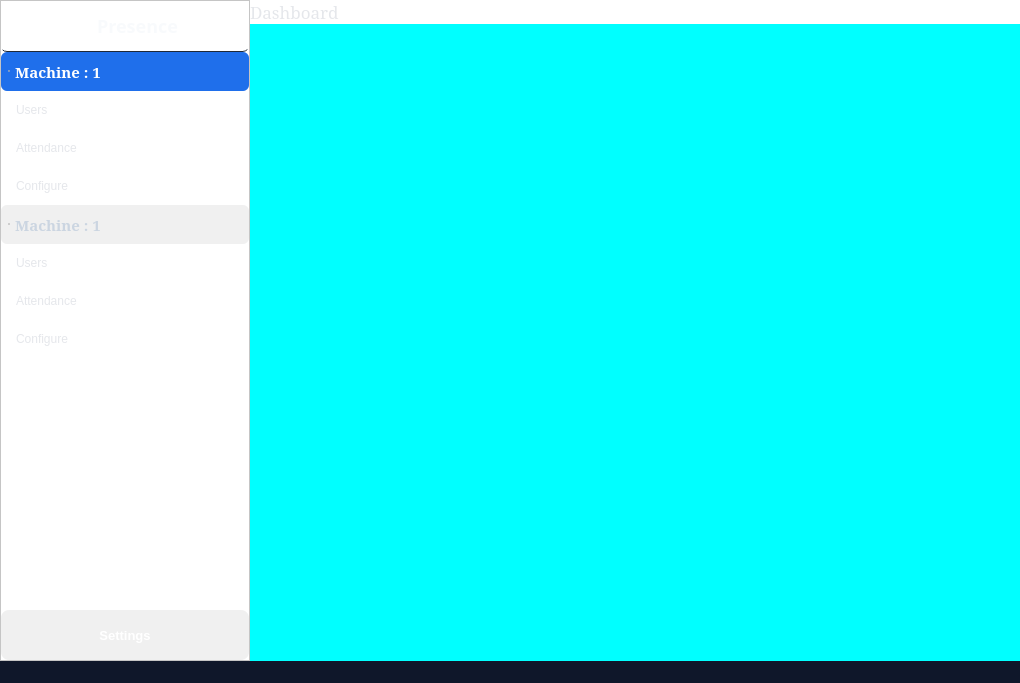
<?xml version="1.0" encoding="UTF-8"?>
<ui version="4.0">
 <class>Presence</class>
 <widget class="QMainWindow" name="Presence">
  <property name="windowModality">
   <enum>Qt::NonModal</enum>
  </property>
  <property name="geometry">
   <rect>
    <x>0</x>
    <y>0</y>
    <width>1020</width>
    <height>683</height>
   </rect>
  </property>
  <property name="windowTitle">
   <string>Presence</string>
  </property>
  <property name="styleSheet">
   <string notr="true">QMainWindow, QWidget {
    background-color: #0F172A;
    color: #F8FAFC;
}

QFrame#side_bar {
    background-color: #111827;
    border-right: 1px solid #1F2937;
}

QFrame#main_logo_and_name {
    background-color: #111827;
    border-bottom: 1px solid #1F2937;
}

QLabel#name_presence {
    color: #F8FAFC;
    font-size: 18px;
    font-weight: 700;
}

QRadioButton {
    background-color: #1E293B;
    color: #CBD5E1;
    border-radius: 10px;
    padding: 12px;
    font-weight: 600;
}

QRadioButton:hover {
    background-color: #334155;
}

QRadioButton:checked {
    background-color: #4F46E5;
    color: white;
}

QRadioButton::indicator {
    width: 0px;
    height: 0px;
}

QPushButton {
    background-color: #1E293B;
    color: white;
    border: none;
    border-radius: 10px;
    padding: 12px;
    font-weight: 600;
}

QPushButton:hover {
    background-color: #4F46E5;
}

QStackedWidget {
    background-color: #111827;
    border-radius: 12px;
}

QLabel {
    color: #E5E7EB;
}
</string>
  </property>
  <widget class="QWidget" name="Presence_2">
   <property name="sizePolicy">
    <sizepolicy hsizetype="Expanding" vsizetype="Expanding">
     <horstretch>0</horstretch>
     <verstretch>0</verstretch>
    </sizepolicy>
   </property>
   <property name="minimumSize">
    <size>
     <width>1020</width>
     <height>0</height>
    </size>
   </property>
   <property name="styleSheet">
    <string notr="true">background-color : white;
</string>
   </property>
   <layout class="QHBoxLayout" name="horizontalLayout_3">
    <property name="leftMargin">
     <number>0</number>
    </property>
    <property name="topMargin">
     <number>0</number>
    </property>
    <property name="rightMargin">
     <number>0</number>
    </property>
    <property name="bottomMargin">
     <number>0</number>
    </property>
    <item>
     <layout class="QHBoxLayout" name="horizontalLayout_main">
      <property name="spacing">
       <number>0</number>
      </property>
      <item>
       <widget class="QWidget" name="central" native="true">
        <property name="minimumSize">
         <size>
          <width>0</width>
          <height>0</height>
         </size>
        </property>
        <property name="maximumSize">
         <size>
          <width>16777215</width>
          <height>16777215</height>
         </size>
        </property>
        <layout class="QHBoxLayout" name="horizontalLayout_2">
         <property name="spacing">
          <number>0</number>
         </property>
         <property name="leftMargin">
          <number>0</number>
         </property>
         <property name="topMargin">
          <number>0</number>
         </property>
         <property name="rightMargin">
          <number>0</number>
         </property>
         <property name="bottomMargin">
          <number>0</number>
         </property>
         <item>
          <widget class="QFrame" name="side_bar">
           <property name="sizePolicy">
            <sizepolicy hsizetype="Expanding" vsizetype="Expanding">
             <horstretch>0</horstretch>
             <verstretch>0</verstretch>
            </sizepolicy>
           </property>
           <property name="maximumSize">
            <size>
             <width>250</width>
             <height>1000</height>
            </size>
           </property>
           <property name="styleSheet">
            <string notr="true">background-color:#11111a;
border-radius : 0px;

QFrame {
    background-color: transparent;
    border-radius: 6px;
    padding: 6px;
}

QFrame:hover {
    background-color: #F7FFA9;
    color : black;
}

QFrame[active=&quot;true&quot;] {
    background-color: #1f6feb;
    color: black;
}
</string>
           </property>
           <property name="frameShape">
            <enum>QFrame::StyledPanel</enum>
           </property>
           <property name="frameShadow">
            <enum>QFrame::Raised</enum>
           </property>
           <layout class="QVBoxLayout" name="verticalLayout_3">
            <property name="spacing">
             <number>0</number>
            </property>
            <property name="leftMargin">
             <number>0</number>
            </property>
            <property name="topMargin">
             <number>0</number>
            </property>
            <property name="rightMargin">
             <number>0</number>
            </property>
            <property name="bottomMargin">
             <number>0</number>
            </property>
            <item>
             <layout class="QVBoxLayout" name="verticalLayout">
              <property name="spacing">
               <number>0</number>
              </property>
              <item>
               <widget class="QFrame" name="main_logo_and_name">
                <property name="maximumSize">
                 <size>
                  <width>600</width>
                  <height>81</height>
                 </size>
                </property>
                <property name="cursor">
                 <cursorShape>PointingHandCursor</cursorShape>
                </property>
                <property name="styleSheet">
                 <string notr="true">QFrame {
    background-color: transparent;
    border-radius: 6px;
    padding: 6px;
}

QFrame[active=&quot;true&quot;] {
    background-color: #1f6feb;
    color: white;
}
</string>
                </property>
                <property name="frameShape">
                 <enum>QFrame::StyledPanel</enum>
                </property>
                <property name="frameShadow">
                 <enum>QFrame::Raised</enum>
                </property>
                <layout class="QHBoxLayout" name="horizontalLayout" stretch="1,2">
                 <property name="spacing">
                  <number>0</number>
                 </property>
                 <property name="leftMargin">
                  <number>0</number>
                 </property>
                 <property name="topMargin">
                  <number>0</number>
                 </property>
                 <property name="rightMargin">
                  <number>0</number>
                 </property>
                 <property name="bottomMargin">
                  <number>0</number>
                 </property>
                 <item>
                  <widget class="QLabel" name="logo_presence">
                   <property name="font">
                    <font>
                     <pointsize>8</pointsize>
                    </font>
                   </property>
                   <property name="cursor">
                    <cursorShape>SplitVCursor</cursorShape>
                   </property>
                   <property name="text">
                    <string/>
                   </property>
                   <property name="pixmap">
                    <pixmap>:/logos/flip_to_front_60dp_75FB4C_FILL0_wght100_GRAD200_opsz48.png</pixmap>
                   </property>
                   <property name="margin">
                    <number>-15</number>
                   </property>
                   <property name="indent">
                    <number>-1</number>
                   </property>
                  </widget>
                 </item>
                 <item>
                  <widget class="QLabel" name="name_presence">
                   <property name="minimumSize">
                    <size>
                     <width>0</width>
                     <height>0</height>
                    </size>
                   </property>
                   <property name="font">
                    <font>
                     <family>Ubuntu Mono</family>
                     <pointsize>-1</pointsize>
                     <italic>false</italic>
                     <bold>true</bold>
                     <underline>false</underline>
                    </font>
                   </property>
                   <property name="text">
                    <string>Presence</string>
                   </property>
                  </widget>
                 </item>
                </layout>
               </widget>
              </item>
             </layout>
            </item>
            <item>
             <widget class="QWidget" name="widget_machine1" native="true">
              <property name="styleSheet">
               <string notr="true">QFrame {
    background-color: transparent;
    border-radius: 6px;
    padding: 6px;
}

QFrame:hover {
    background-color: rgb(240,240,240);
}

QFrame[active=&quot;true&quot;] {
    background-color: #1f6feb;
    color: white;
}
</string>
              </property>
              <layout class="QVBoxLayout" name="verticalLayout_6">
               <property name="spacing">
                <number>0</number>
               </property>
               <property name="leftMargin">
                <number>0</number>
               </property>
               <property name="topMargin">
                <number>0</number>
               </property>
               <property name="rightMargin">
                <number>0</number>
               </property>
               <property name="bottomMargin">
                <number>0</number>
               </property>
               <item>
                <widget class="QRadioButton" name="rbtn_machine1">
                 <property name="font">
                  <font>
                   <family>SimSun</family>
                   <pointsize>11</pointsize>
                   <italic>false</italic>
                   <bold>true</bold>
                  </font>
                 </property>
                 <property name="styleSheet">
                  <string notr="true">QRadioButton {
    background-color:rgb(240,240,240);
    padding: 8px;
    border-radius: 6px;
}

QRadioButton:checked {
    background-color: #1f6feb;
    color: white;
}
QRadioButton:hover {
border :2px solid transparent;
   border-color: #007bff;
}

QRadioButton::indicator {
    width: 0;
    height: 0;
}</string>
                 </property>
                 <property name="text">
                  <string>Machine : 1</string>
                 </property>
                 <property name="icon">
                  <iconset>
                   <normaloff>:/logos/microwave_gen_60dp_999999_FILL0_wght100_GRAD200_opsz48.png</normaloff>:/logos/microwave_gen_60dp_999999_FILL0_wght100_GRAD200_opsz48.png</iconset>
                 </property>
                 <property name="iconSize">
                  <size>
                   <width>40</width>
                   <height>40</height>
                  </size>
                 </property>
                 <property name="checked">
                  <bool>true</bool>
                 </property>
                </widget>
               </item>
               <item>
                <widget class="QWidget" name="widget_sub_machine1" native="true">
                 <layout class="QVBoxLayout" name="verticalLayout_8">
                  <property name="spacing">
                   <number>0</number>
                  </property>
                  <property name="leftMargin">
                   <number>0</number>
                  </property>
                  <property name="topMargin">
                   <number>0</number>
                  </property>
                  <property name="rightMargin">
                   <number>0</number>
                  </property>
                  <property name="bottomMargin">
                   <number>0</number>
                  </property>
                  <item>
                   <widget class="QFrame" name="btn_machine1_users">
                    <property name="maximumSize">
                     <size>
                      <width>220</width>
                      <height>60</height>
                     </size>
                    </property>
                    <property name="styleSheet">
                     <string notr="true"/>
                    </property>
                    <property name="frameShape">
                     <enum>QFrame::StyledPanel</enum>
                    </property>
                    <property name="frameShadow">
                     <enum>QFrame::Raised</enum>
                    </property>
                    <layout class="QHBoxLayout" name="horizontalLayout_28">
                     <property name="spacing">
                      <number>0</number>
                     </property>
                     <property name="leftMargin">
                      <number>0</number>
                     </property>
                     <property name="topMargin">
                      <number>0</number>
                     </property>
                     <property name="rightMargin">
                      <number>0</number>
                     </property>
                     <property name="bottomMargin">
                      <number>0</number>
                     </property>
                     <item>
                      <widget class="QLabel" name="label_users_machine1">
                       <property name="text">
                        <string>Users</string>
                       </property>
                      </widget>
                     </item>
                    </layout>
                   </widget>
                  </item>
                  <item>
                   <widget class="QFrame" name="btn_machine1_attendance">
                    <property name="styleSheet">
                     <string notr="true">QFrame {
    background-color: transparent;
    border-radius: 6px;
    padding: 6px;
}

QFrame:hover {
    background-color: rgb(240,240,240);
}

QFrame[active=&quot;true&quot;] {
    background-color: #1f6feb;
    color: white;
}
</string>
                    </property>
                    <property name="frameShape">
                     <enum>QFrame::StyledPanel</enum>
                    </property>
                    <property name="frameShadow">
                     <enum>QFrame::Raised</enum>
                    </property>
                    <layout class="QHBoxLayout" name="horizontalLayout_29">
                     <property name="spacing">
                      <number>0</number>
                     </property>
                     <property name="leftMargin">
                      <number>0</number>
                     </property>
                     <property name="topMargin">
                      <number>0</number>
                     </property>
                     <property name="rightMargin">
                      <number>0</number>
                     </property>
                     <property name="bottomMargin">
                      <number>0</number>
                     </property>
                     <item>
                      <widget class="QLabel" name="label_attandance_machine1">
                       <property name="text">
                        <string>Attendance</string>
                       </property>
                      </widget>
                     </item>
                    </layout>
                   </widget>
                  </item>
                  <item>
                   <widget class="QFrame" name="btn_machine1_configure">
                    <property name="styleSheet">
                     <string notr="true"/>
                    </property>
                    <property name="frameShape">
                     <enum>QFrame::StyledPanel</enum>
                    </property>
                    <property name="frameShadow">
                     <enum>QFrame::Raised</enum>
                    </property>
                    <layout class="QHBoxLayout" name="horizontalLayout_30">
                     <property name="spacing">
                      <number>0</number>
                     </property>
                     <property name="leftMargin">
                      <number>0</number>
                     </property>
                     <property name="topMargin">
                      <number>0</number>
                     </property>
                     <property name="rightMargin">
                      <number>0</number>
                     </property>
                     <property name="bottomMargin">
                      <number>0</number>
                     </property>
                     <item>
                      <widget class="QLabel" name="label_configure_machine1">
                       <property name="text">
                        <string>Configure</string>
                       </property>
                      </widget>
                     </item>
                    </layout>
                   </widget>
                  </item>
                 </layout>
                </widget>
               </item>
               <item>
                <widget class="QRadioButton" name="rbtn_machine2">
                 <property name="font">
                  <font>
                   <family>SimSun</family>
                   <pointsize>11</pointsize>
                   <italic>false</italic>
                   <bold>true</bold>
                  </font>
                 </property>
                 <property name="styleSheet">
                  <string notr="true">QRadioButton {
    background-color:rgb(240,240,240);
    padding: 8px;
    border-radius: 6px;
}

QRadioButton:checked {
    background-color: #1f6feb;
    color: white;
}
QRadioButton:hover {
border :2px solid transparent;
   border-color: #007bff;
}
QRadioButton::indicator {
    width: 0;
    height: 0;
}</string>
                 </property>
                 <property name="text">
                  <string>Machine : 1</string>
                 </property>
                 <property name="icon">
                  <iconset>
                   <normaloff>:/logos/microwave_gen_60dp_999999_FILL0_wght100_GRAD200_opsz48.png</normaloff>:/logos/microwave_gen_60dp_999999_FILL0_wght100_GRAD200_opsz48.png</iconset>
                 </property>
                 <property name="iconSize">
                  <size>
                   <width>40</width>
                   <height>50</height>
                  </size>
                 </property>
                 <property name="checkable">
                  <bool>true</bool>
                 </property>
                 <property name="checked">
                  <bool>false</bool>
                 </property>
                </widget>
               </item>
               <item>
                <widget class="QWidget" name="widget_sub_machine2" native="true">
                 <layout class="QVBoxLayout" name="verticalLayout_7">
                  <property name="spacing">
                   <number>0</number>
                  </property>
                  <property name="leftMargin">
                   <number>0</number>
                  </property>
                  <property name="topMargin">
                   <number>0</number>
                  </property>
                  <property name="rightMargin">
                   <number>0</number>
                  </property>
                  <property name="bottomMargin">
                   <number>0</number>
                  </property>
                  <item>
                   <widget class="QFrame" name="btn__users">
                    <property name="styleSheet">
                     <string notr="true"/>
                    </property>
                    <property name="frameShape">
                     <enum>QFrame::StyledPanel</enum>
                    </property>
                    <property name="frameShadow">
                     <enum>QFrame::Raised</enum>
                    </property>
                    <layout class="QHBoxLayout" name="horizontalLayout_32">
                     <property name="spacing">
                      <number>0</number>
                     </property>
                     <property name="leftMargin">
                      <number>0</number>
                     </property>
                     <property name="topMargin">
                      <number>0</number>
                     </property>
                     <property name="rightMargin">
                      <number>0</number>
                     </property>
                     <property name="bottomMargin">
                      <number>0</number>
                     </property>
                     <item>
                      <widget class="QLabel" name="label_users_machine2">
                       <property name="text">
                        <string>Users</string>
                       </property>
                       <property name="alignment">
                        <set>Qt::AlignLeading|Qt::AlignLeft|Qt::AlignVCenter</set>
                       </property>
                      </widget>
                     </item>
                    </layout>
                   </widget>
                  </item>
                  <item>
                   <widget class="QFrame" name="btn_machine2_attendance">
                    <property name="styleSheet">
                     <string notr="true"/>
                    </property>
                    <property name="frameShape">
                     <enum>QFrame::StyledPanel</enum>
                    </property>
                    <property name="frameShadow">
                     <enum>QFrame::Raised</enum>
                    </property>
                    <layout class="QHBoxLayout" name="horizontalLayout_33">
                     <property name="spacing">
                      <number>0</number>
                     </property>
                     <property name="leftMargin">
                      <number>0</number>
                     </property>
                     <property name="topMargin">
                      <number>0</number>
                     </property>
                     <property name="rightMargin">
                      <number>0</number>
                     </property>
                     <property name="bottomMargin">
                      <number>0</number>
                     </property>
                     <item>
                      <widget class="QLabel" name="label_attandance_machine2">
                       <property name="text">
                        <string>Attendance</string>
                       </property>
                       <property name="alignment">
                        <set>Qt::AlignLeading|Qt::AlignLeft|Qt::AlignVCenter</set>
                       </property>
                      </widget>
                     </item>
                    </layout>
                   </widget>
                  </item>
                  <item>
                   <widget class="QFrame" name="btn_configure_machine2">
                    <property name="styleSheet">
                     <string notr="true"/>
                    </property>
                    <property name="frameShape">
                     <enum>QFrame::StyledPanel</enum>
                    </property>
                    <property name="frameShadow">
                     <enum>QFrame::Raised</enum>
                    </property>
                    <layout class="QHBoxLayout" name="horizontalLayout_34" stretch="0">
                     <property name="spacing">
                      <number>0</number>
                     </property>
                     <property name="leftMargin">
                      <number>0</number>
                     </property>
                     <property name="topMargin">
                      <number>0</number>
                     </property>
                     <property name="rightMargin">
                      <number>0</number>
                     </property>
                     <property name="bottomMargin">
                      <number>0</number>
                     </property>
                     <item>
                      <widget class="QLabel" name="label_configure_machine2">
                       <property name="text">
                        <string>Configure</string>
                       </property>
                       <property name="alignment">
                        <set>Qt::AlignLeading|Qt::AlignLeft|Qt::AlignVCenter</set>
                       </property>
                      </widget>
                     </item>
                    </layout>
                   </widget>
                  </item>
                 </layout>
                </widget>
               </item>
              </layout>
             </widget>
            </item>
            <item>
             <spacer name="verticalSpacer">
              <property name="orientation">
               <enum>Qt::Vertical</enum>
              </property>
              <property name="sizeHint" stdset="0">
               <size>
                <width>20</width>
                <height>2</height>
               </size>
              </property>
             </spacer>
            </item>
            <item>
             <widget class="QPushButton" name="settings_btn">
              <property name="minimumSize">
               <size>
                <width>0</width>
                <height>50</height>
               </size>
              </property>
              <property name="font">
               <font>
                <pointsize>-1</pointsize>
                <italic>false</italic>
                <bold>true</bold>
               </font>
              </property>
              <property name="styleSheet">
               <string notr="true">QPushButton {
    background-color:rgb(240,240,240);
    border: none;
    border-radius: 8px;
    padding: 10px 16px;
    font-size: 13px;
    font-weight: 600;
}

QPushButton:hover {
    background-color: #4338CA;
	color : white;
}

QPushButton:pressed {
    background-color: aqua;
}


</string>
              </property>
              <property name="text">
               <string>Settings</string>
              </property>
             </widget>
            </item>
           </layout>
          </widget>
         </item>
         <item>
          <layout class="QVBoxLayout" name="verticalLayout_4">
           <property name="spacing">
            <number>0</number>
           </property>
           <item>
            <widget class="QWidget" name="content_area" native="true">
             <property name="styleSheet">
              <string notr="true">background-color : white;</string>
             </property>
             <layout class="QHBoxLayout" name="horizontalLayout_9">
              <property name="spacing">
               <number>0</number>
              </property>
              <property name="leftMargin">
               <number>0</number>
              </property>
              <property name="topMargin">
               <number>0</number>
              </property>
              <property name="rightMargin">
               <number>0</number>
              </property>
              <property name="bottomMargin">
               <number>0</number>
              </property>
              <item>
               <layout class="QVBoxLayout" name="verticalLayout_2">
                <item>
                 <widget class="QLabel" name="label">
                  <property name="font">
                   <font>
                    <family>SimSun</family>
                    <pointsize>13</pointsize>
                   </font>
                  </property>
                  <property name="text">
                   <string>Dashboard</string>
                  </property>
                 </widget>
                </item>
                <item>
                 <widget class="QStackedWidget" name="stackedwidget_content_area">
                  <property name="enabled">
                   <bool>true</bool>
                  </property>
                  <property name="styleSheet">
                   <string notr="true">background-color :rgb(240,240,240);
border-radius :0px;</string>
                  </property>
                  <widget class="QWidget" name="page">
                   <property name="styleSheet">
                    <string notr="true">background-color : cyan;</string>
                   </property>
                   <layout class="QHBoxLayout" name="horizontalLayout_10"/>
                  </widget>
                  <widget class="QWidget" name="page_2">
                   <property name="layoutDirection">
                    <enum>Qt::LeftToRight</enum>
                   </property>
                  </widget>
                 </widget>
                </item>
               </layout>
              </item>
             </layout>
            </widget>
           </item>
          </layout>
         </item>
        </layout>
       </widget>
      </item>
     </layout>
    </item>
   </layout>
  </widget>
  <widget class="QStatusBar" name="statusbar"/>
 </widget>
 <resources>
  <include location="resources.qrc"/>
 </resources>
 <connections/>
</ui>
